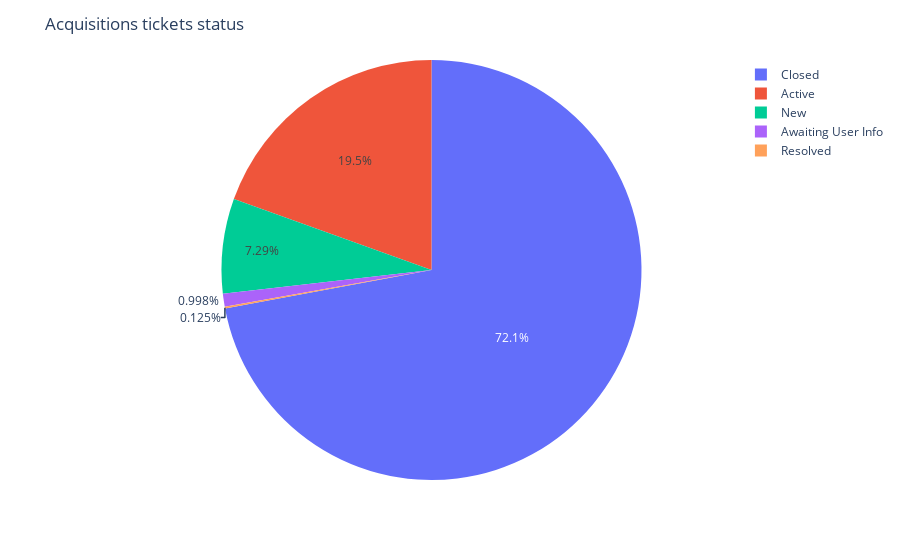
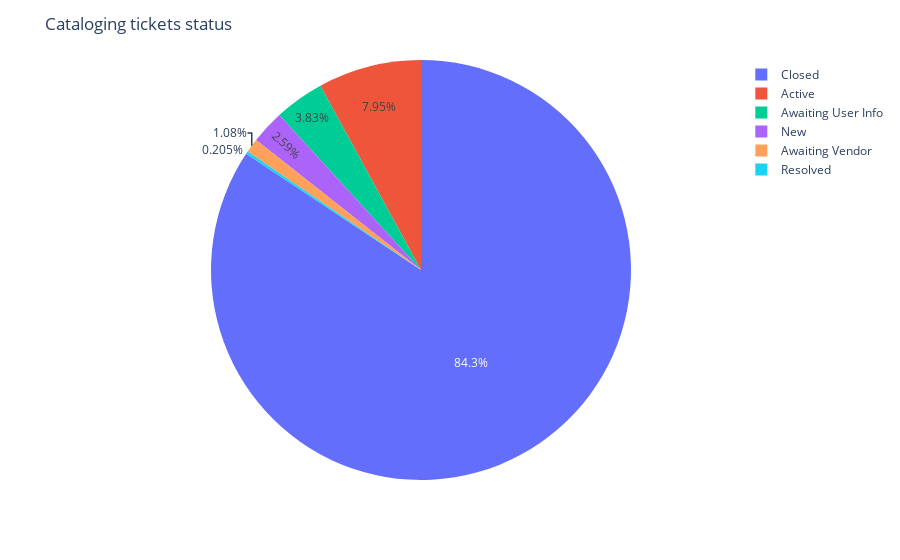
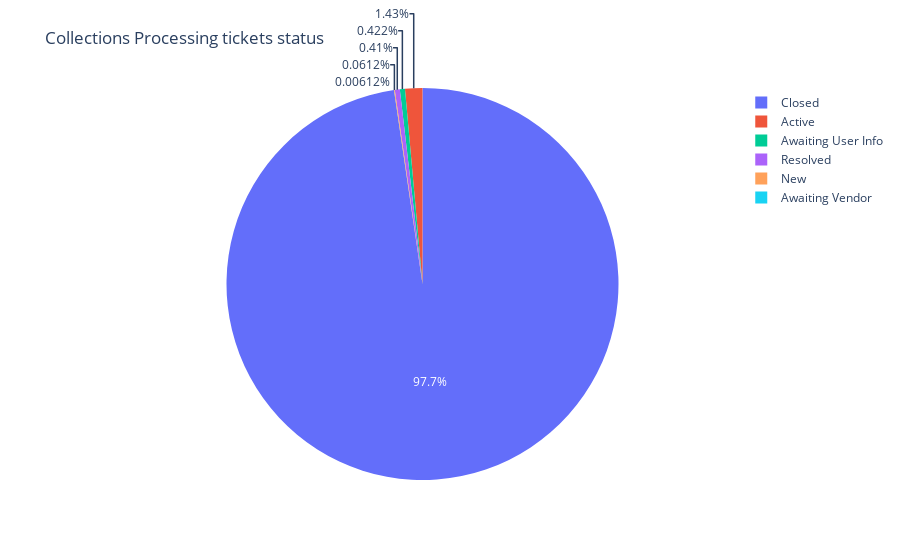
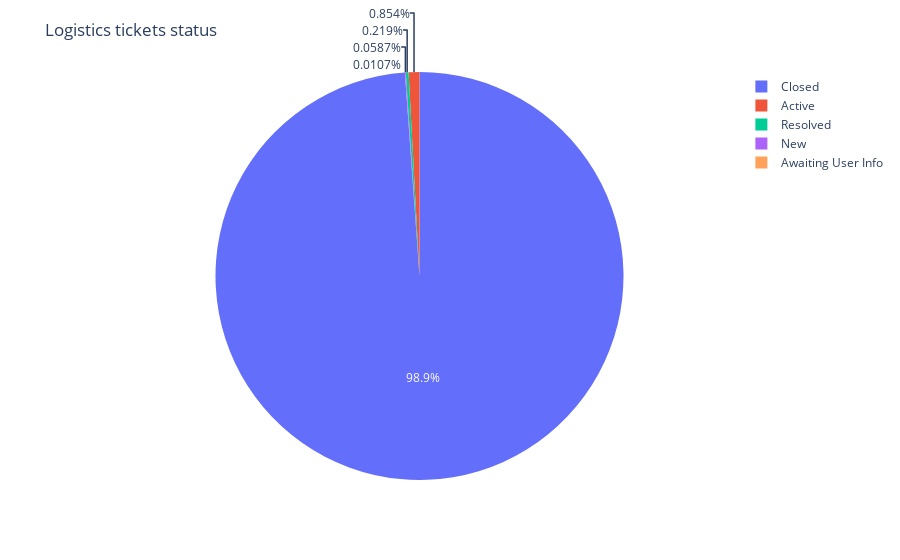

Source (notebook cell) for these figures, in order:
### Code cell
for dept, ddf in df.groupby('dept'):
    fig = px.pie(ddf, values='tickets', names='state')
    fig.update_layout(title_text=f'{dept} tickets status')
    fig.show()

### Figure 1 — Plotly figure (JSON) as saved in the notebook; plotly's stock layout.template omitted (floating-point values rounded to 4 significant figures)
{"data": [{"domain": {"x": [0, 1], "y": [0, 1]}, "hoverlabel": {"namelength": 0}, "hovertemplate": "state=%{label}<br>tickets=%{value}", "labels": ["Active", "Awaiting User Info", "Closed", "New", "Active", "Awaiting User Info", "Closed", "New", "Resolved", "Active", "Closed", "New", "Resolved"], "legendgroup": "", "name": "", "showlegend": true, "type": "pie", "values": [35, 5, 825, 46, 196, 11, 285, 58, 1, 82, 46, 13, 1]}], "layout": {"autosize": true, "legend": {"tracegroupgap": 0}, "margin": {"t": 60}, "title": {"text": "Acquisitions tickets status"}}}

### Figure 2 — Plotly figure (JSON) as saved in the notebook; plotly's stock layout.template omitted (floating-point values rounded to 4 significant figures)
{"data": [{"domain": {"x": [0, 1], "y": [0, 1]}, "hoverlabel": {"namelength": 0}, "hovertemplate": "state=%{label}<br>tickets=%{value}", "labels": ["Active", "Awaiting User Info", "Awaiting Vendor", "Closed", "New", "Resolved", "Active", "Awaiting User Info", "Awaiting Vendor", "Closed", "New", "Resolved", "Active", "Awaiting User Info", "Awaiting Vendor", "Closed", "New", "Resolved"], "legendgroup": "", "name": "", "showlegend": true, "type": "pie", "values": [396, 162, 73, 4876, 191, 17, 550, 337, 72, 4624, 144, 5, 217, 61, 13, 2830, 44, 8]}], "layout": {"autosize": true, "legend": {"tracegroupgap": 0}, "margin": {"t": 60}, "title": {"text": "Cataloging tickets status"}}}

### Figure 3 — Plotly figure (JSON) as saved in the notebook; plotly's stock layout.template omitted (floating-point values rounded to 4 significant figures)
{"data": [{"domain": {"x": [0, 1], "y": [0, 1]}, "hoverlabel": {"namelength": 0}, "hovertemplate": "state=%{label}<br>tickets=%{value}", "labels": ["Active", "Awaiting User Info", "Awaiting Vendor", "Closed", "New", "Resolved", "Active", "Awaiting User Info", "Closed", "New", "Resolved", "Active", "Awaiting User Info", "Closed", "New", "Resolved"], "legendgroup": "", "name": "", "showlegend": true, "type": "pie", "values": [77, 27, 1, 5136, 3, 34, 154, 41, 10491, 6, 30, 2, 1, 325, 1, 3]}], "layout": {"autosize": true, "legend": {"tracegroupgap": 0}, "margin": {"t": 60}, "title": {"text": "Collections Processing tickets status"}}}

### Figure 4 — Plotly figure (JSON) as saved in the notebook; plotly's stock layout.template omitted (floating-point values rounded to 4 significant figures)
{"data": [{"domain": {"x": [0, 1], "y": [0, 1]}, "hoverlabel": {"namelength": 0}, "hovertemplate": "state=%{label}<br>tickets=%{value}", "labels": ["Active", "Awaiting User Info", "Closed", "New", "Resolved", "Active", "Awaiting User Info", "Closed", "New", "Resolved", "Active", "Closed", "Resolved"], "legendgroup": "", "name": "", "showlegend": true, "type": "pie", "values": [63, 1, 6874, 1, 17, 91, 1, 11028, 10, 23, 6, 628, 1]}], "layout": {"autosize": true, "legend": {"tracegroupgap": 0}, "margin": {"t": 60}, "title": {"text": "Logistics tickets status"}}}
